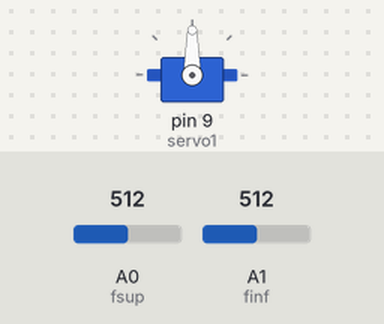
Bench run of a sketch on a simulated Arduino Uno, built with avr-gcc and run on an emulated ATmega328P. On the bench: servo. Inputs (shaded band) come from the test bench; at power-on: A1 (finf) = 512, A0 (fsup) = 512.

Above: at 1.7 s.
1.8 s: A1 (finf) set to 716
At 2.9 s:
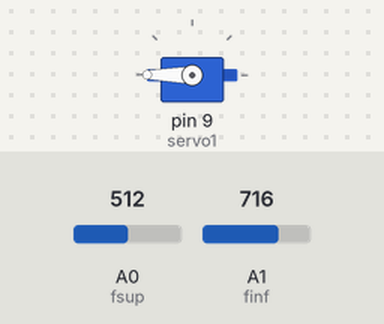
4.0 s: A1 (finf) set to 511
At 5.6 s:
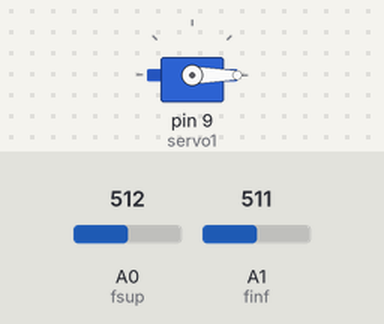
6.0 s: A1 (finf) set to 900
At 7.1 s:
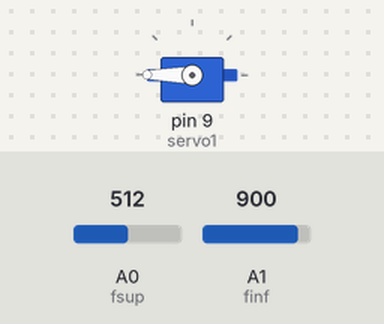
Timing chart, 0 to 9.0 s (numbered marks = the images above; inputs shaded):
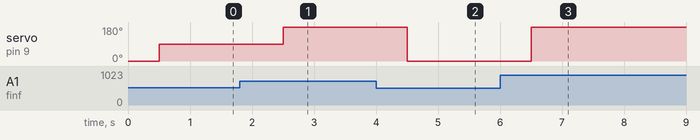

The sketch:

FR_seguidor_luz.ino
```cpp
#include <Servo.h>
//Definiendo Servomotor
Servo servo1;

int servomotor;
//Asignando fotoresisenticas
int fsup = A0; // Fotoresistencia superior
int finf = A1; // Fotoresistencia inferior

 void setup ()
 {
  servo1.attach(9);
  servo1.write(0);
  delay(500);
 }

void loop()
{
  servomotor = servo1.read();
  //Entradas de valores de las fotoresistencias
  int sup = analogRead(fsup);
  int inf = analogRead(finf);

  if (sup < inf)
  {
    servo1.write(180);

    delay(1000);
  }
  else if (inf < sup)
  {
    servo1.write(0);
    delay(1000);
  }
  else
  {
    servo1.write(90);
  }
  delay(1000);
}
```

Measured:
- after the input at 1.8 s, servo on pin 9 (servo1): 90° → 180° after 0.70 s
- after the input at 4.0 s, servo on pin 9 (servo1): 180° → 0° after 0.50 s
- after the input at 6.0 s, servo on pin 9 (servo1): 0° → 180° after 0.50 s
